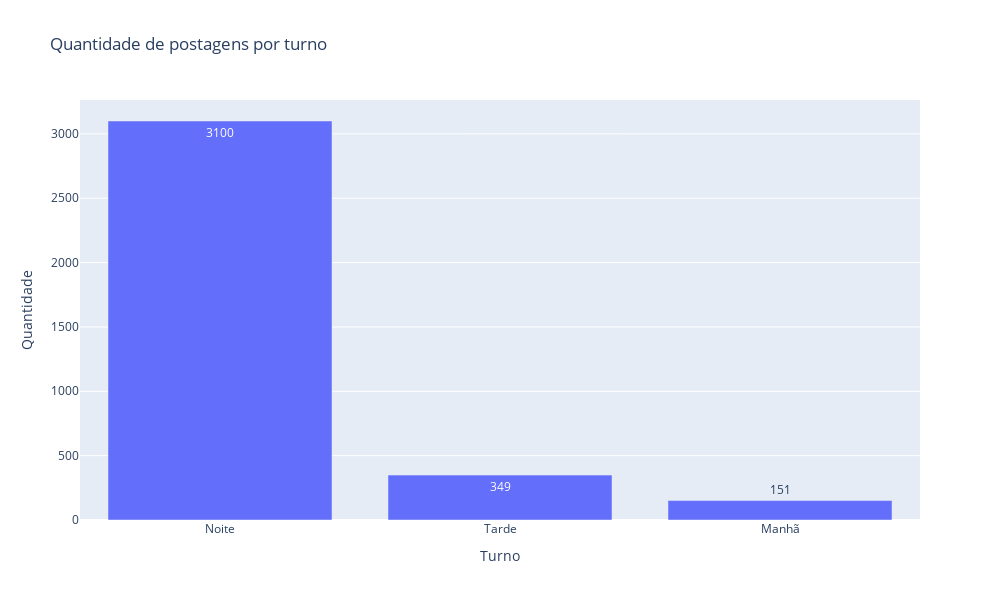

Here is the notebook cell this chart was saved with:
### Code cell
fig = px.bar(df_turnos_grafico, 
             x='Turno', 
             y='Quantidade', 
             title='Quantidade de postagens por turno', 
             text_auto=True,
             width=1000,
             height=600,
            )
fig.show()

### Figure 1 — Plotly figure (JSON) as saved in the notebook; plotly's stock layout.template omitted (floating-point values rounded to 4 significant figures)
{"data": [{"alignmentgroup": "True", "hovertemplate": "Turno=%{x}<br>Quantidade=%{y}<extra></extra>", "legendgroup": "", "marker": {"color": "#636efa", "pattern": {"shape": ""}}, "name": "", "offsetgroup": "", "orientation": "v", "showlegend": false, "textposition": "auto", "texttemplate": "%{y}", "type": "bar", "x": ["Noite", "Tarde", "Manhã"], "xaxis": "x", "y": [3100, 349, 151], "yaxis": "y"}], "layout": {"barmode": "relative", "height": 600, "legend": {"tracegroupgap": 0}, "title": {"text": "Quantidade de postagens por turno"}, "width": 1000, "xaxis": {"anchor": "y", "autorange": true, "domain": [0, 1], "range": [-0.5, 2.5], "title": {"text": "Turno"}, "type": "category"}, "yaxis": {"anchor": "x", "autorange": true, "domain": [0, 1], "range": [0, 3263.0], "title": {"text": "Quantidade"}, "type": "linear"}}}
